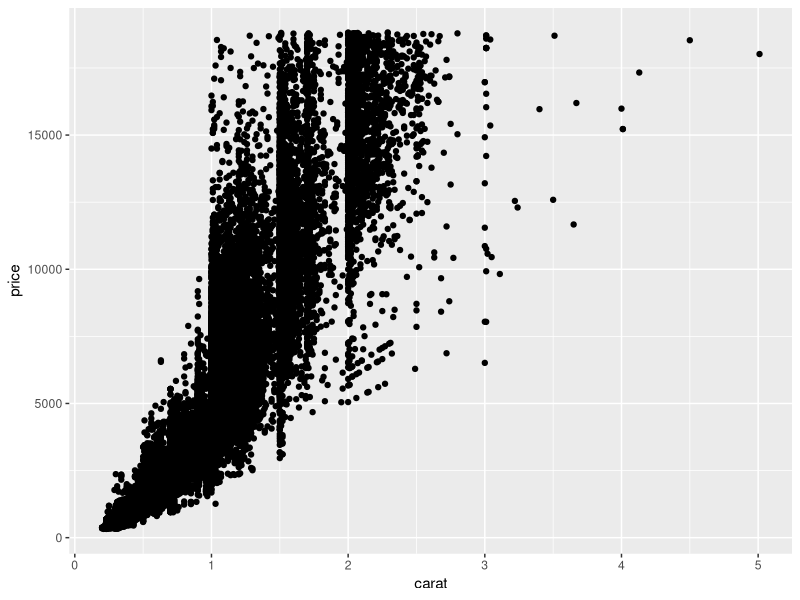
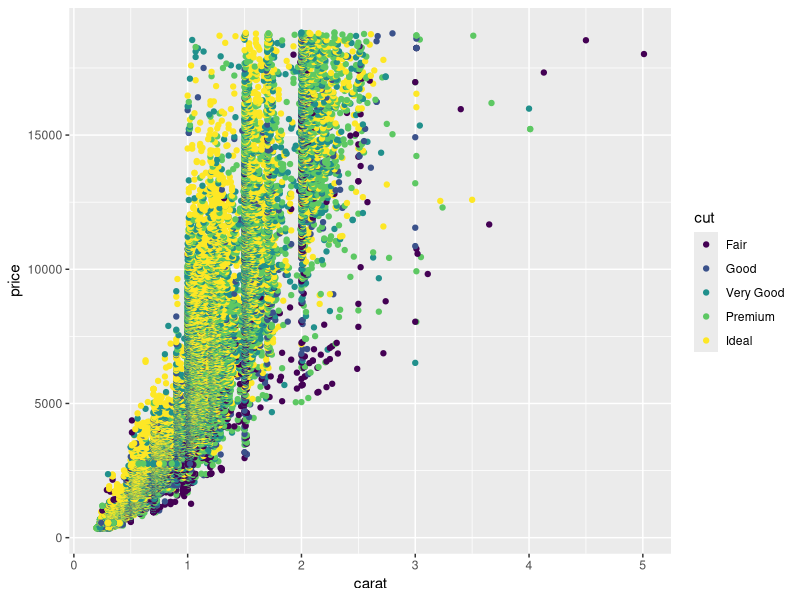
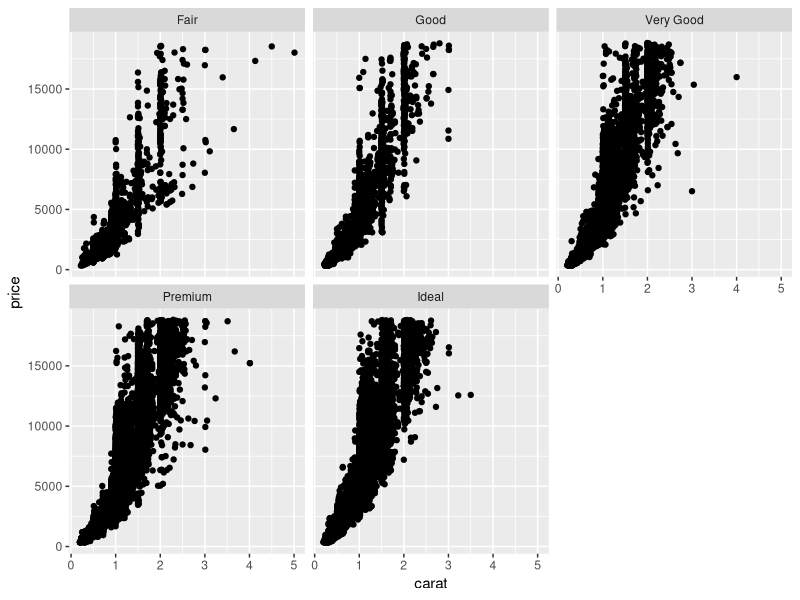

Here is the R script that generated these plots, in order:
library(tidyverse)

# Viewing data
head(diamonds)
str(diamonds)
glimpse(diamonds)
colnames(diamonds)

# Cleaning data
rename(diamonds, carat_new = carat)
rename(diamonds, carat_new = carat, cut_new = cut)
summarise(diamonds, mean_carat = mean(carat))

ggplot(data = diamonds, aes(x = carat, y = price)) + geom_point()
ggplot(data = diamonds, aes(x = carat, y = price, color = cut)) + geom_point()
ggplot(data = diamonds, aes(x = carat, y = price)) + geom_point() + facet_wrap(~cut)

